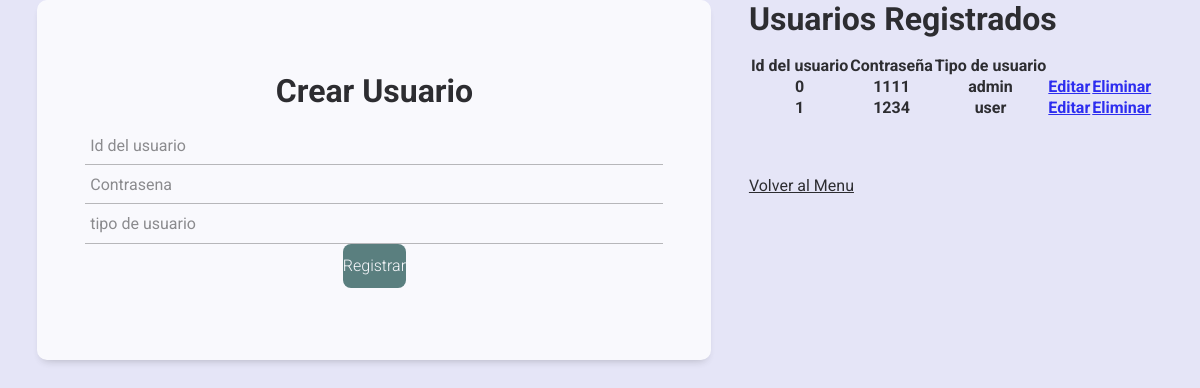
/usuarios/registro_usuarios.php, run on the app's committed database.
### tables this page shows
CREATE TABLE `usuario` (
  `id_Usuario` int(11) NOT NULL,
  `contrasena` varchar(25) NOT NULL,
  `tipo_Usuario` varchar(15) NOT NULL
);

### usuarios/registro_usuarios.php (the view, shortened to what this page needs)
<?php
$con = connection();
$sql = "SELECT * FROM usuario";
$query = mysqli_query($con, $sql);
?>
<!DOCTYPE html>
<html lang="en">
<head>
    <link rel="stylesheet" href="../css/estilos.css">
</head>
<body>
    <div class="form_group">
        <form action="" method="POST" class="form">
            <h1 class="form_title">Crear Usuario</h1>
            <input class="form_input" type="number" name="id_Usuario" placeholder="Id del usuario" required>
            <input class="form_input" type="password" name="contrasena" placeholder="Contrasena" required>
            <input class="form_input" type="text" name="tipo_Usuario" placeholder="tipo de usuario" required>
            <input class="form_submit" type="submit" value="Registrar">
        </form>
    </div>
    <div>
        <h2 class="form_title">Usuarios Registrados</h2>
        <table class="form_group">
            <thead>
                <tr>
                    <th>Id del usuario</th>
                    <th>Contraseña</th>
                    <th>Tipo de usuario</th>
                </tr>
            </thead>
            <tbody>
                <?php
                while ($row = mysqli_fetch_array($query)) :
                ?>
                    <tr>
                        <th><?= $row['id_Usuario'] ?></th>
                        <th><?= $row['contrasena'] ?></th>
                        <th><?= $row['tipo_Usuario'] ?></th>
                        <th><a href="../usuarios/editar_usuarios.php?id_Usuario=<?= $row['id_Usuario'] ?>" class="users-table--edit">Editar</a></th>
                        <th><a href="../usuarios/eliminar_usuarios.php?id_Usuario=<?= $row['id_Usuario'] ?>" class="users-table--delete" onclick="return confirm('¿Estás seguro de que quieres eliminar este usuario?')">Eliminar</a></th>
                    </tr>
                <?php
                endwhile;
                ?>
            </tbody>
        </table>
        <br><br><br>
        <a href="../menu.php" class="form_link">Volver al Menu</a>
    </div>
</body>
</html>

### css/estilos.css (style rules this page uses)
* { margin:0; padding:0; box-sizing:border-box; }
body { font-family: 'Roboto', sans-serif; background-color: #e5e5f7; width:100%; opacity: 0.8; background-image: radial-gradient(#d17cf9 0.5px, transparent 0.5px), radial-gradient(#d17cf9 0.5px, #e5e5f7 0.5px); display:flex; min-height:100vh; }
.form { background-color:#FFF; margin:auto; width:90%; max-width:1000px; padding: 4.5em 3em; border-radius: 10px; box-shadow: 0 5px 10px -5px rgb(0 0 0/ 30%); text-align:center; }
.form_title { font-size:2rem; margin-bottom:.5em; }
.form_link { font-weight:400; color:#000; }
.form_group { position: relative; --color:#5757577e; }
.form_input { width: 100%; background: none; color: #706c6c; font-size: 1rem; padding: .6em .3em; border: none; outline: none; border-bottom: 1px solid var(--color); font-family: 'Roboto', sans-serif; }
.form_input:not(:placeholder-shown) { color:#4d4646; }
.form_submit { background-color:#386662; color:#fff; font-family: 'Roboto', sans-serif; font-weight:300; font-size: 1rem; padding: .8em 0; border:none; border-radius: .5em; cursor:pointer; }

### data on the page
usuario: id_Usuario "0", contrasena "1111", tipo_Usuario "admin"
usuario: id_Usuario "1", contrasena "1234", tipo_Usuario "user"
